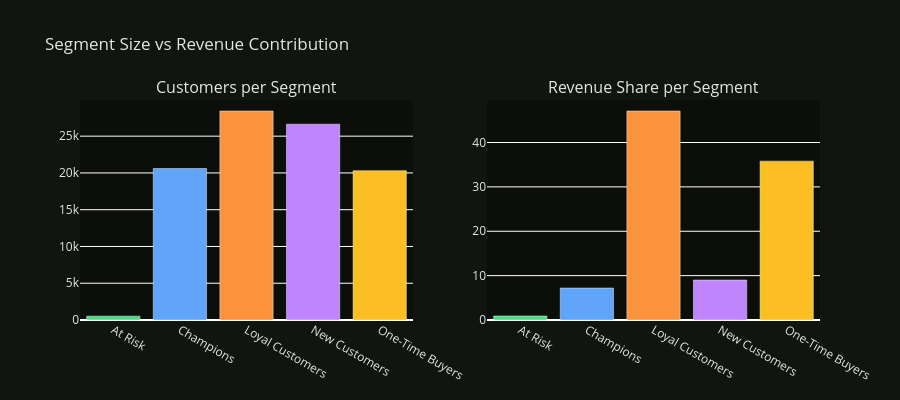

This figure's notebook cell:
### Code cell
# segment revenue breakdown
seg_revenue = (
    rfm.groupby('segment')
    .agg(
        n_customers = ('customer_id', 'count'),
        total_spend = ('monetary',    'sum'),
        avg_spend   = ('monetary',    'mean'),
    )
    .reset_index()
)
seg_revenue['revenue_share_%'] = (
    seg_revenue['total_spend'] / seg_revenue['total_spend'].sum() * 100
).round(1)

fig = make_subplots(
    rows=1, cols=2,
    subplot_titles=['Customers per Segment', 'Revenue Share per Segment']
)
colors = ['#4ade80','#60a5fa','#fb923c','#c084fc','#fbbf24']
fig.add_trace(
    go.Bar(x=seg_revenue['segment'], y=seg_revenue['n_customers'],
           marker_color=colors, name='Customers'),
    row=1, col=1
)
fig.add_trace(
    go.Bar(x=seg_revenue['segment'], y=seg_revenue['revenue_share_%'],
           marker_color=colors, name='Revenue %'),
    row=1, col=2
)
fig.update_layout(
    height=400, showlegend=False,
    title='Segment Size vs Revenue Contribution',
    plot_bgcolor='#0c0e0a', paper_bgcolor='#111410',
    font=dict(color='#e4e8e0')
)
fig.show()

print(seg_revenue.to_string(index=False))

### Figure 1 — Plotly figure (JSON) as saved in the notebook; plotly's stock layout.template omitted (floating-point values rounded to 4 significant figures)
{"data": [{"marker": {"color": ["#4ade80", "#60a5fa", "#fb923c", "#c084fc", "#fbbf24"]}, "name": "Customers", "type": "bar", "x": ["At Risk", "Champions", "Loyal Customers", "New Customers", "One-Time Buyers"], "xaxis": "x", "y": [525, 20604, 28422, 26623, 20304], "yaxis": "y"}, {"marker": {"color": ["#4ade80", "#60a5fa", "#fb923c", "#c084fc", "#fbbf24"]}, "name": "Revenue %", "type": "bar", "x": ["At Risk", "Champions", "Loyal Customers", "New Customers", "One-Time Buyers"], "xaxis": "x2", "y": [0.9, 7.2, 47.1, 9.0, 35.8], "yaxis": "y2"}], "layout": {"annotations": [{"font": {"size": 16}, "showarrow": false, "text": "Customers per Segment", "x": 0.225, "xanchor": "center", "xref": "paper", "y": 1, "yanchor": "bottom", "yref": "paper"}, {"font": {"size": 16}, "showarrow": false, "text": "Revenue Share per Segment", "x": 0.775, "xanchor": "center", "xref": "paper", "y": 1, "yanchor": "bottom", "yref": "paper"}], "font": {"color": "#e4e8e0"}, "height": 400, "paper_bgcolor": "#111410", "plot_bgcolor": "#0c0e0a", "showlegend": false, "title": {"text": "Segment Size vs Revenue Contribution"}, "xaxis": {"anchor": "y", "domain": [0, 0.45]}, "xaxis2": {"anchor": "y2", "domain": [0.55, 1]}, "yaxis": {"anchor": "x", "domain": [0, 1]}, "yaxis2": {"anchor": "x2", "domain": [0, 1]}}}
